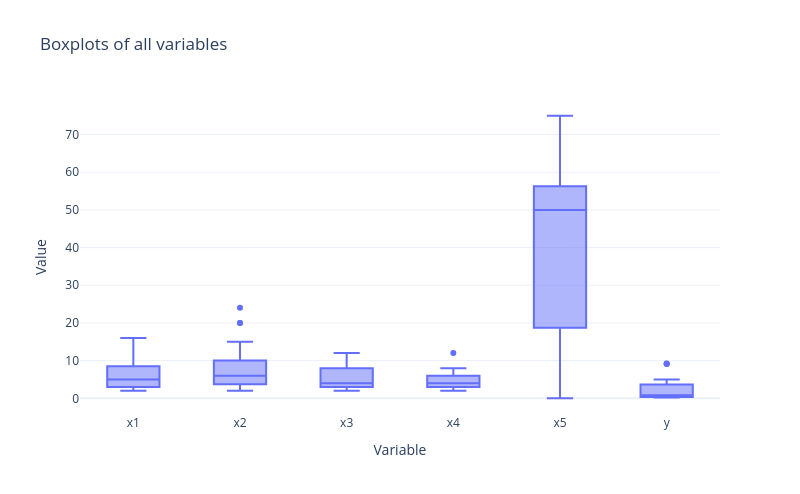
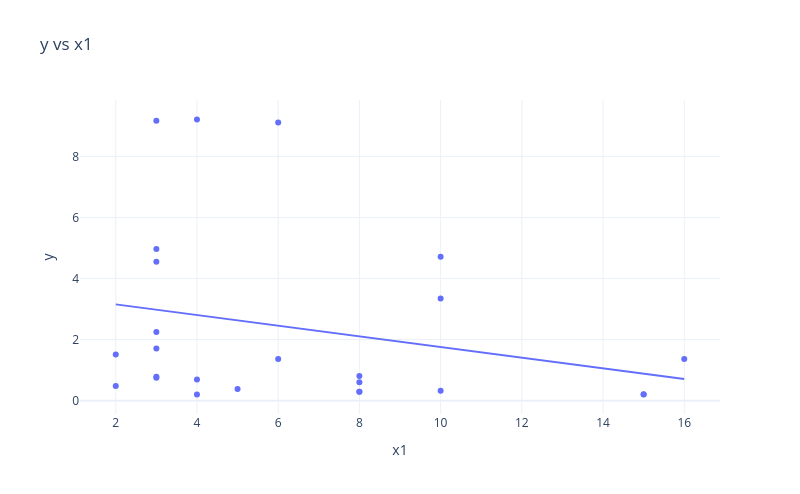
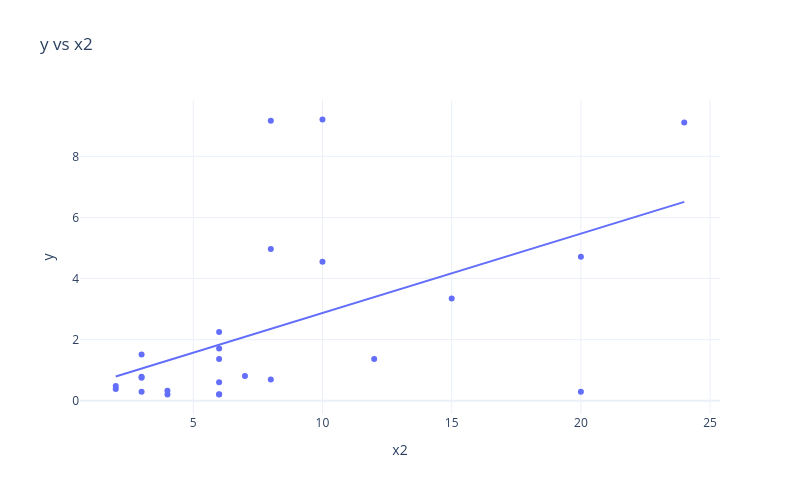
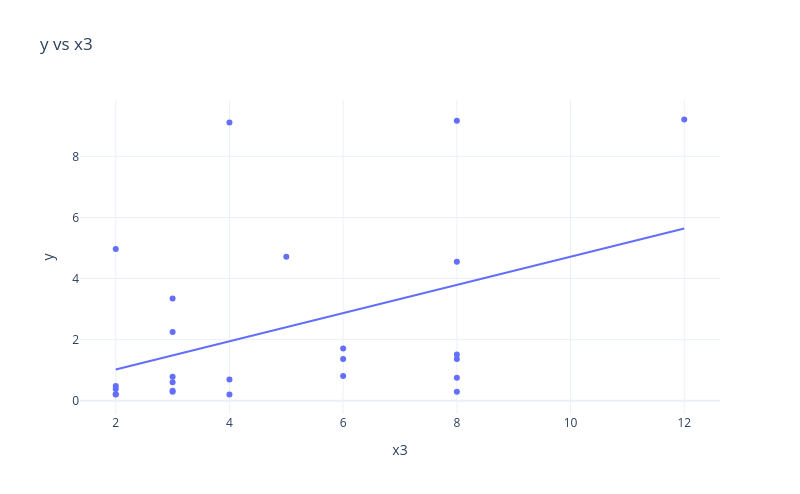

Write notebook code for charts like these, in order.
### Code cell
# b) EDA and Exploratory correlations
print(jet.describe())
# Combined boxplot for all variables
jet_long = jet.melt(value_vars=['x1', 'x2', 'x3', 'x4', 'x5', 'y'],
                    var_name='Variable', value_name='Value')

fig = px.box(
    jet_long,
    x='Variable',
    y='Value',
    title='Boxplots of all variables',
    template='plotly_white',
    width=PLOT_WIDTH,
    height=PLOT_HEIGHT
)
fig.show()

# Scatter plots of y vs each x variable
for col in ['x1', 'x2', 'x3', 'x4', 'x5']:
    fig = px.scatter(
        jet,
        x=col,
        y='y',
        trendline='ols',  # Adds a linear regression line
        title=f'y vs {col}',
        labels={col: col, 'y': 'y'},
        template='plotly_white',
        width=PLOT_WIDTH,
        height=PLOT_HEIGHT
    )
    fig.show()

corrs = jet[['x1','x2','x3','x4','x5','y']].corr(method='pearson')['y'].drop('y')
print('\n=== Problema 3 – Correlaciones con y ===')
print(corrs)

### Figure 1 — Plotly figure (JSON) as saved in the notebook; plotly's stock layout.template omitted (floating-point values rounded to 4 significant figures; data arrays with more than 128 entries replaced by an {"elided": "..."} marker saying what was removed)
{"data": [{"alignmentgroup": "True", "hovertemplate": "Variable=%{x}<br>Value=%{y}<extra></extra>", "legendgroup": "", "marker": {"color": "#636efa"}, "name": "", "notched": false, "offsetgroup": "", "orientation": "v", "showlegend": false, "type": "box", "x": {"elided": "150 str values"}, "x0": " ", "xaxis": "x", "y": {"elided": "150 float values"}, "y0": " ", "yaxis": "y"}], "layout": {"boxmode": "group", "height": 494.4, "legend": {"tracegroupgap": 0}, "title": {"text": "Boxplots of all variables"}, "width": 800, "xaxis": {"anchor": "y", "domain": [0, 1], "title": {"text": "Variable"}}, "yaxis": {"anchor": "x", "domain": [0, 1], "title": {"text": "Value"}}}}

### Figure 2 — Plotly figure (JSON) as saved in the notebook; plotly's stock layout.template omitted (floating-point values rounded to 4 significant figures)
{"data": [{"hovertemplate": "x1=%{x}<br>y=%{y}<extra></extra>", "legendgroup": "", "marker": {"color": "#636efa", "symbol": "circle"}, "mode": "markers", "name": "", "orientation": "v", "showlegend": false, "type": "scatter", "x": [3, 8, 3, 4, 8, 10, 8, 6, 4, 16, 3, 8, 3, 3, 4, 5, 2, 10, 15, 15, 10, 3, 6, 2, 3], "xaxis": "x", "y": [0.787, 0.293, 1.71, 0.203, 0.806, 4.713, 0.607, 9.107, 9.21, 1.365, 4.554, 0.293, 2.252, 9.167, 0.694, 0.379, 0.485, 3.345, 0.208, 0.201, 0.329, 4.966, 1.362, 1.515, 0.751], "yaxis": "y"}, {"hovertemplate": "<b>OLS trendline</b><br>y = -0.174533 * x1 + 3.50305<br>R<sup>2</sup>=0.062896<br><br>x1=%{x}<br>y=%{y} <b>(trend)</b><extra></extra>", "legendgroup": "", "marker": {"color": "#636efa", "symbol": "circle"}, "mode": "lines", "name": "", "showlegend": false, "type": "scatter", "x": [2, 2, 3, 3, 3, 3, 3, 3, 3, 4, 4, 4, 5, 6, 6, 8, 8, 8, 8, 10, 10, 10, 15, 15, 16], "xaxis": "x", "y": [3.154, 3.154, 2.979, 2.979, 2.979, 2.979, 2.979, 2.979, 2.979, 2.805, 2.805, 2.805, 2.63, 2.456, 2.456, 2.107, 2.107, 2.107, 2.107, 1.758, 1.758, 1.758, 0.8851, 0.8851, 0.7105], "yaxis": "y"}], "layout": {"height": 494.4, "legend": {"tracegroupgap": 0}, "title": {"text": "y vs x1"}, "width": 800, "xaxis": {"anchor": "y", "domain": [0, 1], "title": {"text": "x1"}}, "yaxis": {"anchor": "x", "domain": [0, 1], "title": {"text": "y"}}}}

### Figure 3 — Plotly figure (JSON) as saved in the notebook; plotly's stock layout.template omitted (floating-point values rounded to 4 significant figures)
{"data": [{"hovertemplate": "x2=%{x}<br>y=%{y}<extra></extra>", "legendgroup": "", "marker": {"color": "#636efa", "symbol": "circle"}, "mode": "markers", "name": "", "orientation": "v", "showlegend": false, "type": "scatter", "x": [3, 20, 6, 4, 7, 20, 6, 24, 10, 12, 10, 3, 6, 8, 8, 2, 2, 15, 6, 6, 4, 8, 6, 3, 3], "xaxis": "x", "y": [0.787, 0.293, 1.71, 0.203, 0.806, 4.713, 0.607, 9.107, 9.21, 1.365, 4.554, 0.293, 2.252, 9.167, 0.694, 0.379, 0.485, 3.345, 0.208, 0.201, 0.329, 4.966, 1.362, 1.515, 0.751], "yaxis": "y"}, {"hovertemplate": "<b>OLS trendline</b><br>y = 0.259996 * x2 + 0.271314<br>R<sup>2</sup>=0.275679<br><br>x2=%{x}<br>y=%{y} <b>(trend)</b><extra></extra>", "legendgroup": "", "marker": {"color": "#636efa", "symbol": "circle"}, "mode": "lines", "name": "", "showlegend": false, "type": "scatter", "x": [2, 2, 3, 3, 3, 3, 4, 4, 6, 6, 6, 6, 6, 6, 7, 8, 8, 8, 10, 10, 12, 15, 20, 20, 24], "xaxis": "x", "y": [0.7913, 0.7913, 1.051, 1.051, 1.051, 1.051, 1.311, 1.311, 1.831, 1.831, 1.831, 1.831, 1.831, 1.831, 2.091, 2.351, 2.351, 2.351, 2.871, 2.871, 3.391, 4.171, 5.471, 5.471, 6.511], "yaxis": "y"}], "layout": {"height": 494.4, "legend": {"tracegroupgap": 0}, "title": {"text": "y vs x2"}, "width": 800, "xaxis": {"anchor": "y", "domain": [0, 1], "title": {"text": "x2"}}, "yaxis": {"anchor": "x", "domain": [0, 1], "title": {"text": "y"}}}}

### Figure 4 — Plotly figure (JSON) as saved in the notebook; plotly's stock layout.template omitted (floating-point values rounded to 4 significant figures)
{"data": [{"hovertemplate": "x3=%{x}<br>y=%{y}<extra></extra>", "legendgroup": "", "marker": {"color": "#636efa", "symbol": "circle"}, "mode": "markers", "name": "", "orientation": "v", "showlegend": false, "type": "scatter", "x": [3, 8, 6, 4, 6, 5, 3, 4, 12, 8, 8, 3, 3, 8, 4, 2, 2, 3, 2, 2, 3, 2, 6, 8, 8], "xaxis": "x", "y": [0.787, 0.293, 1.71, 0.203, 0.806, 4.713, 0.607, 9.107, 9.21, 1.365, 4.554, 0.293, 2.252, 9.167, 0.694, 0.379, 0.485, 3.345, 0.208, 0.201, 0.329, 4.966, 1.362, 1.515, 0.751], "yaxis": "y"}, {"hovertemplate": "<b>OLS trendline</b><br>y = 0.461539 * x3 + 0.101306<br>R<sup>2</sup>=0.182655<br><br>x3=%{x}<br>y=%{y} <b>(trend)</b><extra></extra>", "legendgroup": "", "marker": {"color": "#636efa", "symbol": "circle"}, "mode": "lines", "name": "", "showlegend": false, "type": "scatter", "x": [2, 2, 2, 2, 2, 3, 3, 3, 3, 3, 3, 4, 4, 4, 5, 6, 6, 6, 8, 8, 8, 8, 8, 8, 12], "xaxis": "x", "y": [1.024, 1.024, 1.024, 1.024, 1.024, 1.486, 1.486, 1.486, 1.486, 1.486, 1.486, 1.947, 1.947, 1.947, 2.409, 2.871, 2.871, 2.871, 3.794, 3.794, 3.794, 3.794, 3.794, 3.794, 5.64], "yaxis": "y"}], "layout": {"height": 494.4, "legend": {"tracegroupgap": 0}, "title": {"text": "y vs x3"}, "width": 800, "xaxis": {"anchor": "y", "domain": [0, 1], "title": {"text": "x3"}}, "yaxis": {"anchor": "x", "domain": [0, 1], "title": {"text": "y"}}}}
